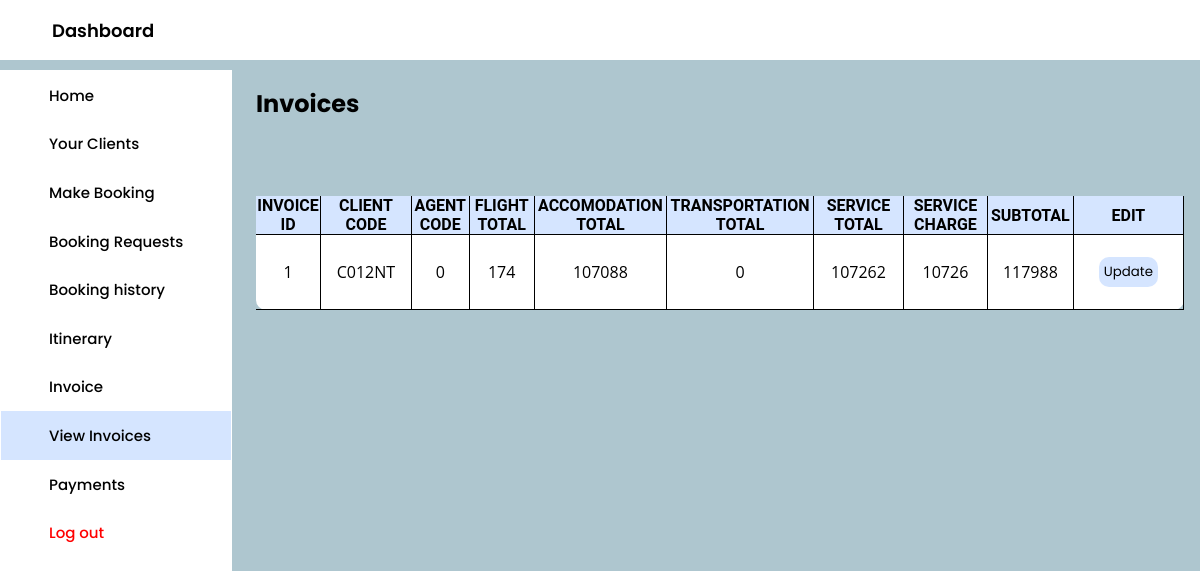
/Agent-Interfaces/view-invoices.php, run on an earlier commit of the app's database.
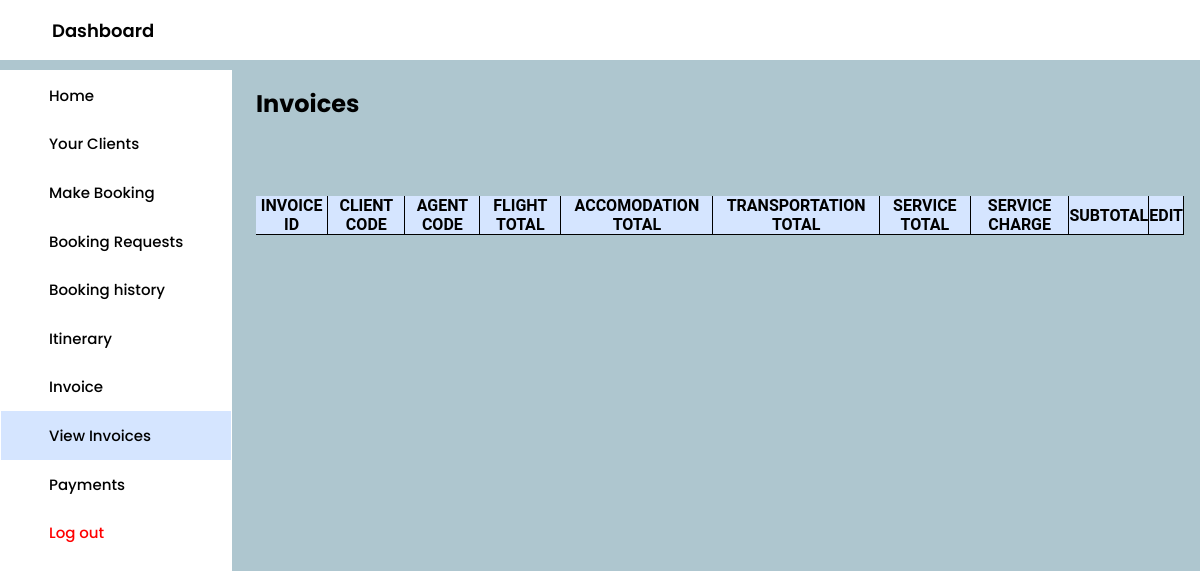
And on a later commit of the database.
### tables this page shows
CREATE TABLE `invoices` (
  `invoice_id` int(10) NOT NULL,
  `client_code` varchar(6) NOT NULL,
  `agent_code` varchar(6) NOT NULL,
  `flight_total` int(10) NOT NULL,
  `accomodation_total` int(10) NOT NULL,
  `transportation_total` int(10) NOT NULL,
  `service_total` int(10) NOT NULL,
  `service_charge` int(10) NOT NULL,
  `subtotal` int(10) NOT NULL,
  `issued` tinyint(1) NOT NULL DEFAULT 0
);

### Agent-Interfaces/view-invoices.php (the view, shortened to what this page needs)
<!DOCTYPE html>
<html lang="en">
<head>
  <link rel="stylesheet" href="agentHome.css" />
  <link rel="stylesheet" href="clients.css">
  <link rel="stylesheet" href="https://cdnjs.cloudflare.com/ajax/libs/font-awesome/6.2.0/css/all.min.css" />
</head>
<body>
  <header class="header">
    <div class="title">
      <span>Dashboard</span>
    </div>
  </header>
  <div class="container">
    <nav>
      <div class="side_navbar">
        <a href="agentHome.php">Home</a>
        <a href="clients-prompt.php">Your Clients</a>
        <a href="make-booking.php">Make Booking</a>
        <a href="booking-requests-prompt.php">Booking Requests</a>
        <a href="booking-history-prompt.php">Booking history</a>
        <a href="itinerary.php">Itinerary</a>
        <a  href="invoice.php">Invoice</a>
        <a  class="active"  href="view-invoices-prompt.php">View Invoices</a>
        <a  href="payments-prompt.php">Payments</a>
        <a class="log-out-button" href="agent-login.php">Log out</a>
      </div>
    </nav>
    <div class="main-body">
      <h2>Invoices</h2><br><br>
        <div class="table">
            <table>
                <tr>
                    <th>Invoice ID</th>
                    <th>Client Code</th>
                    <th>Agent Code</th>
                    <th>Flight Total</th>
                    <th>Accomodation Total</th>
                    <th>Transportation Total</th>
                    <th>Service Total</th>
                    <th>Service Charge</th>
                    <th>Subtotal</th>
                    <th>Edit</th>
                </tr>
                <?php
                  require('../Processes/DBCONNECT.php');
                  $agent_code = $_POST['agent_code'];
                  $sql = "SELECT invoices.issued,invoices.invoice_id, invoices.client_code, invoices.agent_code, invoices.flight_total, invoices.accomodation_total, invoices.transportation_total, invoices.service_total, invoices.service_charge, invoices.subtotal FROM invoices WHERE invoices.agent_code = '$agent_code' AND invoices.issued='0'";
                  $result = mysqli_query($conn, $sql);
                  $test = mysqli_fetch_all($result, MYSQLI_ASSOC);
                  foreach($test as $key => $value){
                ?>
                <tr>
                    <td><?php echo $value['invoice_id'] ?></td>
                    <td><?php echo $value['client_code'] ?></td>
                    <td><?php echo $value['agent_code'] ?></td>
                    <td><?php echo $value['flight_total'] ?></td>
                    <td><?php echo $value['accomodation_total'] ?></td>
                    <td><?php echo $value['transportation_total'] ?></td>
                    <td><?php echo $value['service_total'] ?></td>
                    <td><?php echo $value['service_charge'] ?></td>
                    <td><?php echo $value['subtotal'] ?></td>
                    <td><?php
                      echo "<div class='wrapper'>
                              <form action='invoice-issued.php' method='POST'>
                              <input type='hidden' name='invoice_id' value=".$value['invoice_id']." />
                              <button type='Submit' class='button' style='background-color:#d5e5ff; padding: 5px; border-radius:10px;'>Update </button>
                              </form>
                              </div>"
                          ?></td>
                </tr>
                <?php
                  }
                ?>
            </table>
        </div>
    </div>
    </div>
</body>
</html>

What changed in the data, as far as the page shows it:
no longer on this page (row edited): invoices: invoice_id "1", client_code "C012NT", agent_code "0", flight_total "174", accomodation_total "107088", transportation_total "0", service_total "107262", service_charge "10726", subtotal "117988"
